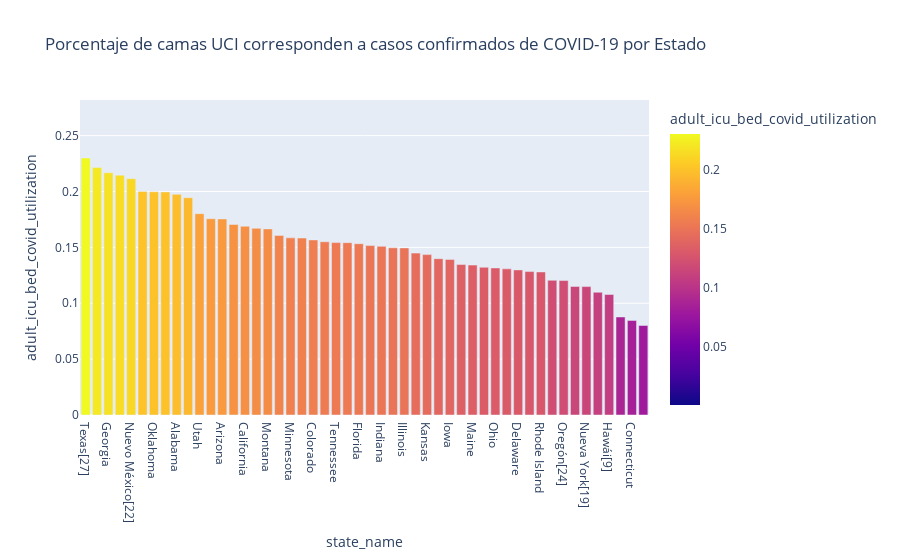

Notebook code cell kept with this figure:
### Code cell
# Creacion de dataframe
top_5bar = pd.DataFrame(top05, columns=['state', 'state_name', 'adult_icu_bed_covid_utilization']).sort_values(by='adult_icu_bed_covid_utilization',ascending=False)

# Plotting 5 Países 
fig = px.bar(top_5bar, x='state_name', y='adult_icu_bed_covid_utilization',color='adult_icu_bed_covid_utilization', title='Porcentaje de camas UCI corresponden a casos confirmados de COVID-19 por Estado')
fig.show()

### Figure 1 — Plotly figure (JSON) as saved in the notebook; plotly's stock layout.template omitted (floating-point values rounded to 4 significant figures)
{"data": [{"alignmentgroup": "True", "hovertemplate": "state_name=%{x}<br>adult_icu_bed_covid_utilization=%{marker.color}<extra></extra>", "legendgroup": "", "marker": {"color": [0.2299, 0.2214, 0.2167, 0.2146, 0.2115, 0.2001, 0.1998, 0.1997, 0.1974, 0.1945, 0.1801, 0.1756, 0.1754, 0.1705, 0.1689, 0.167, 0.1665, 0.1607, 0.1585, 0.1584, 0.1567, 0.155, 0.1543, 0.1542, 0.1533, 0.1516, 0.151, 0.1496, 0.1495, 0.1449, 0.1435, 0.1399, 0.1392, 0.1347, 0.1341, 0.1322, 0.1316, 0.1308, 0.1299, 0.1283, 0.128, 0.1205, 0.1203, 0.115, 0.1149, 0.1099, 0.1078, 0.09918, 0.09029, 0.08774, 0.08463, 0.0801, 0.07747, 0.0008258], "coloraxis": "coloraxis", "pattern": {"shape": ""}}, "name": "", "offsetgroup": "", "orientation": "v", "showlegend": false, "textposition": "auto", "type": "bar", "x": ["Texas[27]", "Misisipi[14]", "Georgia", "Idaho", "Nuevo México[22]", "Arkansas", "Oklahoma", "Nevada", "Alabama", "Misuri[15]", "Utah", "Kentucky", "Arizona", "Carolina del Norte", "California", "Virginia Occidental", "Montana", "Carolina del Sur", "Minnesota", "Maryland", "Colorado", "Dakota del Sur", "Tennessee", "Nebraska", "Florida", "Dakota del Norte", "Indiana", "Míchigan[13]", "Illinois", "Wyoming", "Kansas", "Washington", "Iowa", "Virginia", "Maine", "Wisconsin", "Ohio", "Pensilvania[25]", "Delaware", "Luisiana[10]", "Rhode Island", "Alaska", "Oregón[24]", "Nuevo Hampshire[20]", "Nueva York[19]", "Massachusetts", "Hawái[9]", null, null, "Nueva Jersey[17]", "Connecticut", "Vermont", null, null], "xaxis": "x", "y": [0.2299, 0.2214, 0.2167, 0.2146, 0.2115, 0.2001, 0.1998, 0.1997, 0.1974, 0.1945, 0.1801, 0.1756, 0.1754, 0.1705, 0.1689, 0.167, 0.1665, 0.1607, 0.1585, 0.1584, 0.1567, 0.155, 0.1543, 0.1542, 0.1533, 0.1516, 0.151, 0.1496, 0.1495, 0.1449, 0.1435, 0.1399, 0.1392, 0.1347, 0.1341, 0.1322, 0.1316, 0.1308, 0.1299, 0.1283, 0.128, 0.1205, 0.1203, 0.115, 0.1149, 0.1099, 0.1078, 0.09918, 0.09029, 0.08774, 0.08463, 0.0801, 0.07747, 0.0008258], "yaxis": "y"}], "layout": {"barmode": "relative", "coloraxis": {"colorbar": {"title": {"text": "adult_icu_bed_covid_utilization"}}, "colorscale": [[0, "#0d0887"], [0.1111, "#46039f"], [0.2222, "#7201a8"], [0.3333, "#9c179e"], [0.4444, "#bd3786"], [0.5556, "#d8576b"], [0.6667, "#ed7953"], [0.7778, "#fb9f3a"], [0.8889, "#fdca26"], [1, "#f0f921"]]}, "legend": {"tracegroupgap": 0}, "title": {"text": "Porcentaje de camas UCI corresponden a casos confirmados de COVID-19 por Estado"}, "xaxis": {"anchor": "y", "domain": [0, 1], "title": {"text": "state_name"}}, "yaxis": {"anchor": "x", "domain": [0, 1], "title": {"text": "adult_icu_bed_covid_utilization"}}}}
